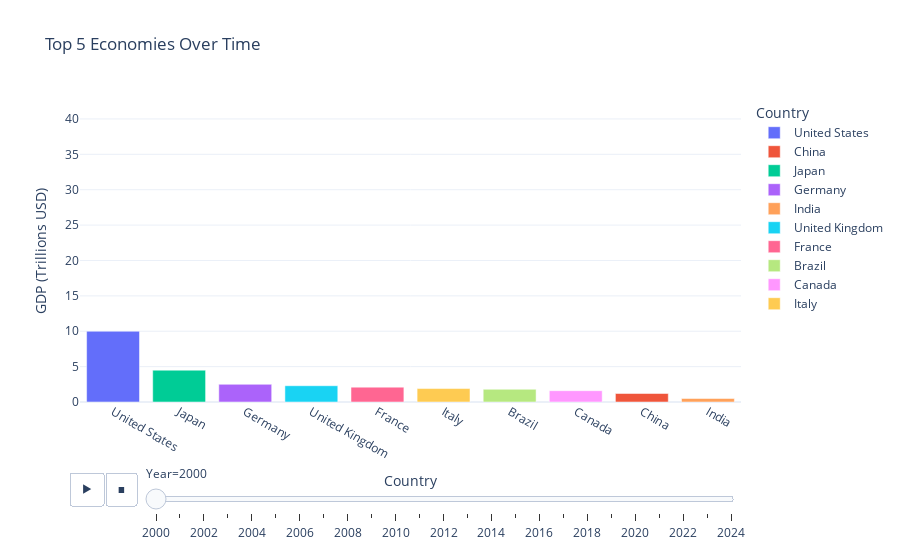

The code cell stored with this chart in its notebook:
### Code cell


### Figure 1 — Plotly figure (JSON) as saved in the notebook; plotly's stock layout.template omitted (floating-point values rounded to 4 significant figures)
{"data": [{"alignmentgroup": "True", "hovertemplate": "Country=%{x}<br>Year=2000<br>GDP (Trillions USD)=%{y}<extra></extra>", "legendgroup": "United States", "marker": {"color": "#636efa", "pattern": {"shape": ""}}, "name": "United States", "offsetgroup": "United States", "orientation": "v", "showlegend": true, "textposition": "auto", "type": "bar", "x": ["United States"], "xaxis": "x", "y": [10], "yaxis": "y"}, {"alignmentgroup": "True", "hovertemplate": "Country=%{x}<br>Year=2000<br>GDP (Trillions USD)=%{y}<extra></extra>", "legendgroup": "China", "marker": {"color": "#EF553B", "pattern": {"shape": ""}}, "name": "China", "offsetgroup": "China", "orientation": "v", "showlegend": true, "textposition": "auto", "type": "bar", "x": ["China"], "xaxis": "x", "y": [1.2], "yaxis": "y"}, {"alignmentgroup": "True", "hovertemplate": "Country=%{x}<br>Year=2000<br>GDP (Trillions USD)=%{y}<extra></extra>", "legendgroup": "Japan", "marker": {"color": "#00cc96", "pattern": {"shape": ""}}, "name": "Japan", "offsetgroup": "Japan", "orientation": "v", "showlegend": true, "textposition": "auto", "type": "bar", "x": ["Japan"], "xaxis": "x", "y": [4.5], "yaxis": "y"}, {"alignmentgroup": "True", "hovertemplate": "Country=%{x}<br>Year=2000<br>GDP (Trillions USD)=%{y}<extra></extra>", "legendgroup": "Germany", "marker": {"color": "#ab63fa", "pattern": {"shape": ""}}, "name": "Germany", "offsetgroup": "Germany", "orientation": "v", "showlegend": true, "textposition": "auto", "type": "bar", "x": ["Germany"], "xaxis": "x", "y": [2.5], "yaxis": "y"}, {"alignmentgroup": "True", "hovertemplate": "Country=%{x}<br>Year=2000<br>GDP (Trillions USD)=%{y}<extra></extra>", "legendgroup": "India", "marker": {"color": "#FFA15A", "pattern": {"shape": ""}}, "name": "India", "offsetgroup": "India", "orientation": "v", "showlegend": true, "textposition": "auto", "type": "bar", "x": ["India"], "xaxis": "x", "y": [0.5], "yaxis": "y"}, {"alignmentgroup": "True", "hovertemplate": "Country=%{x}<br>Year=2000<br>GDP (Trillions USD)=%{y}<extra></extra>", "legendgroup": "United Kingdom", "marker": {"color": "#19d3f3", "pattern": {"shape": ""}}, "name": "United Kingdom", "offsetgroup": "United Kingdom", "orientation": "v", "showlegend": true, "textposition": "auto", "type": "bar", "x": ["United Kingdom"], "xaxis": "x", "y": [2.3], "yaxis": "y"}, {"alignmentgroup": "True", "hovertemplate": "Country=%{x}<br>Year=2000<br>GDP (Trillions USD)=%{y}<extra></extra>", "legendgroup": "France", "marker": {"color": "#FF6692", "pattern": {"shape": ""}}, "name": "France", "offsetgroup": "France", "orientation": "v", "showlegend": true, "textposition": "auto", "type": "bar", "x": ["France"], "xaxis": "x", "y": [2.1], "yaxis": "y"}, {"alignmentgroup": "True", "hovertemplate": "Country=%{x}<br>Year=2000<br>GDP (Trillions USD)=%{y}<extra></extra>", "legendgroup": "Brazil", "marker": {"color": "#B6E880", "pattern": {"shape": ""}}, "name": "Brazil", "offsetgroup": "Brazil", "orientation": "v", "showlegend": true, "textposition": "auto", "type": "bar", "x": ["Brazil"], "xaxis": "x", "y": [1.8], "yaxis": "y"}, {"alignmentgroup": "True", "hovertemplate": "Country=%{x}<br>Year=2000<br>GDP (Trillions USD)=%{y}<extra></extra>", "legendgroup": "Canada", "marker": {"color": "#FF97FF", "pattern": {"shape": ""}}, "name": "Canada", "offsetgroup": "Canada", "orientation": "v", "showlegend": true, "textposition": "auto", "type": "bar", "x": ["Canada"], "xaxis": "x", "y": [1.6], "yaxis": "y"}, {"alignmentgroup": "True", "hovertemplate": "Country=%{x}<br>Year=2000<br>GDP (Trillions USD)=%{y}<extra></extra>", "legendgroup": "Italy", "marker": {"color": "#FECB52", "pattern": {"shape": ""}}, "name": "Italy", "offsetgroup": "Italy", "orientation": "v", "showlegend": true, "textposition": "auto", "type": "bar", "x": ["Italy"], "xaxis": "x", "y": [1.9], "yaxis": "y"}], "layout": {"barmode": "relative", "legend": {"title": {"text": "Country"}, "tracegroupgap": 0}, "sliders": [{"active": 0, "currentvalue": {"prefix": "Year="}, "len": 0.9, "pad": {"b": 10, "t": 60}, "steps": [{"args": [["2000"], {"frame": {"duration": 0, "redraw": true}, "fromcurrent": true, "mode": "immediate", "transition": {"duration": 0, "easing": "linear"}}], "label": "2000", "method": "animate"}, {"args": [["2001"], {"frame": {"duration": 0, "redraw": true}, "fromcurrent": true, "mode": "immediate", "transition": {"duration": 0, "easing": "linear"}}], "label": "2001", "method": "animate"}, {"args": [["2002"], {"frame": {"duration": 0, "redraw": true}, "fromcurrent": true, "mode": "immediate", "transition": {"duration": 0, "easing": "linear"}}], "label": "2002", "method": "animate"}, {"args": [["2003"], {"frame": {"duration": 0, "redraw": true}, "fromcurrent": true, "mode": "immediate", "transition": {"duration": 0, "easing": "linear"}}], "label": "2003", "method": "animate"}, {"args": [["2004"], {"frame": {"duration": 0, "redraw": true}, "fromcurrent": true, "mode": "immediate", "transition": {"duration": 0, "easing": "linear"}}], "label": "2004", "method": "animate"}, {"args": [["2005"], {"frame": {"duration": 0, "redraw": true}, "fromcurrent": true, "mode": "immediate", "transition": {"duration": 0, "easing": "linear"}}], "label": "2005", "method": "animate"}, {"args": [["2006"], {"frame": {"duration": 0, "redraw": true}, "fromcurrent": true, "mode": "immediate", "transition": {"duration": 0, "easing": "linear"}}], "label": "2006", "method": "animate"}, {"args": [["2007"], {"frame": {"duration": 0, "redraw": true}, "fromcurrent": true, "mode": "immediate", "transition": {"duration": 0, "easing": "linear"}}], "label": "2007", "method": "animate"}, {"args": [["2008"], {"frame": {"duration": 0, "redraw": true}, "fromcurrent": true, "mode": "immediate", "transition": {"duration": 0, "easing": "linear"}}], "label": "2008", "method": "animate"}, {"args": [["2009"], {"frame": {"duration": 0, "redraw": true}, "fromcurrent": true, "mode": "immediate", "transition": {"duration": 0, "easing": "linear"}}], "label": "2009", "method": "animate"}, {"args": [["2010"], {"frame": {"duration": 0, "redraw": true}, "fromcurrent": true, "mode": "immediate", "transition": {"duration": 0, "easing": "linear"}}], "label": "2010", "method": "animate"}, {"args": [["2011"], {"frame": {"duration": 0, "redraw": true}, "fromcurrent": true, "mode": "immediate", "transition": {"duration": 0, "easing": "linear"}}], "label": "2011", "method": "animate"}, {"args": [["2012"], {"frame": {"duration": 0, "redraw": true}, "fromcurrent": true, "mode": "immediate", "transition": {"duration": 0, "easing": "linear"}}], "label": "2012", "method": "animate"}, {"args": [["2013"], {"frame": {"duration": 0, "redraw": true}, "fromcurrent": true, "mode": "immediate", "transition": {"duration": 0, "easing": "linear"}}], "label": "2013", "method": "animate"}, {"args": [["2014"], {"frame": {"duration": 0, "redraw": true}, "fromcurrent": true, "mode": "immediate", "transition": {"duration": 0, "easing": "linear"}}], "label": "2014", "method": "animate"}, {"args": [["2015"], {"frame": {"duration": 0, "redraw": true}, "fromcurrent": true, "mode": "immediate", "transition": {"duration": 0, "easing": "linear"}}], "label": "2015", "method": "animate"}, {"args": [["2016"], {"frame": {"duration": 0, "redraw": true}, "fromcurrent": true, "mode": "immediate", "transition": {"duration": 0, "easing": "linear"}}], "label": "2016", "method": "animate"}, {"args": [["2017"], {"frame": {"duration": 0, "redraw": true}, "fromcurrent": true, "mode": "immediate", "transition": {"duration": 0, "easing": "linear"}}], "label": "2017", "method": "animate"}, {"args": [["2018"], {"frame": {"duration": 0, "redraw": true}, "fromcurrent": true, "mode": "immediate", "transition": {"duration": 0, "easing": "linear"}}], "label": "2018", "method": "animate"}, {"args": [["2019"], {"frame": {"duration": 0, "redraw": true}, "fromcurrent": true, "mode": "immediate", "transition": {"duration": 0, "easing": "linear"}}], "label": "2019", "method": "animate"}, {"args": [["2020"], {"frame": {"duration": 0, "redraw": true}, "fromcurrent": true, "mode": "immediate", "transition": {"duration": 0, "easing": "linear"}}], "label": "2020", "method": "animate"}, {"args": [["2021"], {"frame": {"duration": 0, "redraw": true}, "fromcurrent": true, "mode": "immediate", "transition": {"duration": 0, "easing": "linear"}}], "label": "2021", "method": "animate"}, {"args": [["2022"], {"frame": {"duration": 0, "redraw": true}, "fromcurrent": true, "mode": "immediate", "transition": {"duration": 0, "easing": "linear"}}], "label": "2022", "method": "animate"}, {"args": [["2023"], {"frame": {"duration": 0, "redraw": true}, "fromcurrent": true, "mode": "immediate", "transition": {"duration": 0, "easing": "linear"}}], "label": "2023", "method": "animate"}, {"args": [["2024"], {"frame": {"duration": 0, "redraw": true}, "fromcurrent": true, "mode": "immediate", "transition": {"duration": 0, "easing": "linear"}}], "label": "2024", "method": "animate"}], "x": 0.1, "xanchor": "left", "y": 0, "yanchor": "top"}], "title": {"text": "Top 5 Economies Over Time"}, "updatemenus": [{"buttons": [{"args": [null, {"frame": {"duration": 500, "redraw": true}, "fromcurrent": true, "mode": "immediate", "transition": {"duration": 500, "easing": "linear"}}], "label": "&#9654;", "method": "animate"}, {"args": [[null], {"frame": {"duration": 0, "redraw": true}, "fromcurrent": true, "mode": "immediate", "transition": {"duration": 0, "easing": "linear"}}], "label": "&#9724;", "method": "animate"}], "direction": "left", "pad": {"r": 10, "t": 70}, "showactive": false, "type": "buttons", "x": 0.1, "xanchor": "right", "y": 0, "yanchor": "top"}], "xaxis": {"anchor": "y", "categoryarray": ["United States", "China", "Japan", "Germany", "India", "United Kingdom", "France", "Brazil", "Canada", "Italy"], "categoryorder": "total descending", "domain": [0, 1], "title": {"text": "Country"}}, "yaxis": {"anchor": "x", "domain": [0, 1], "range": [0, 42.68], "title": {"text": "GDP (Trillions USD)"}}}}
